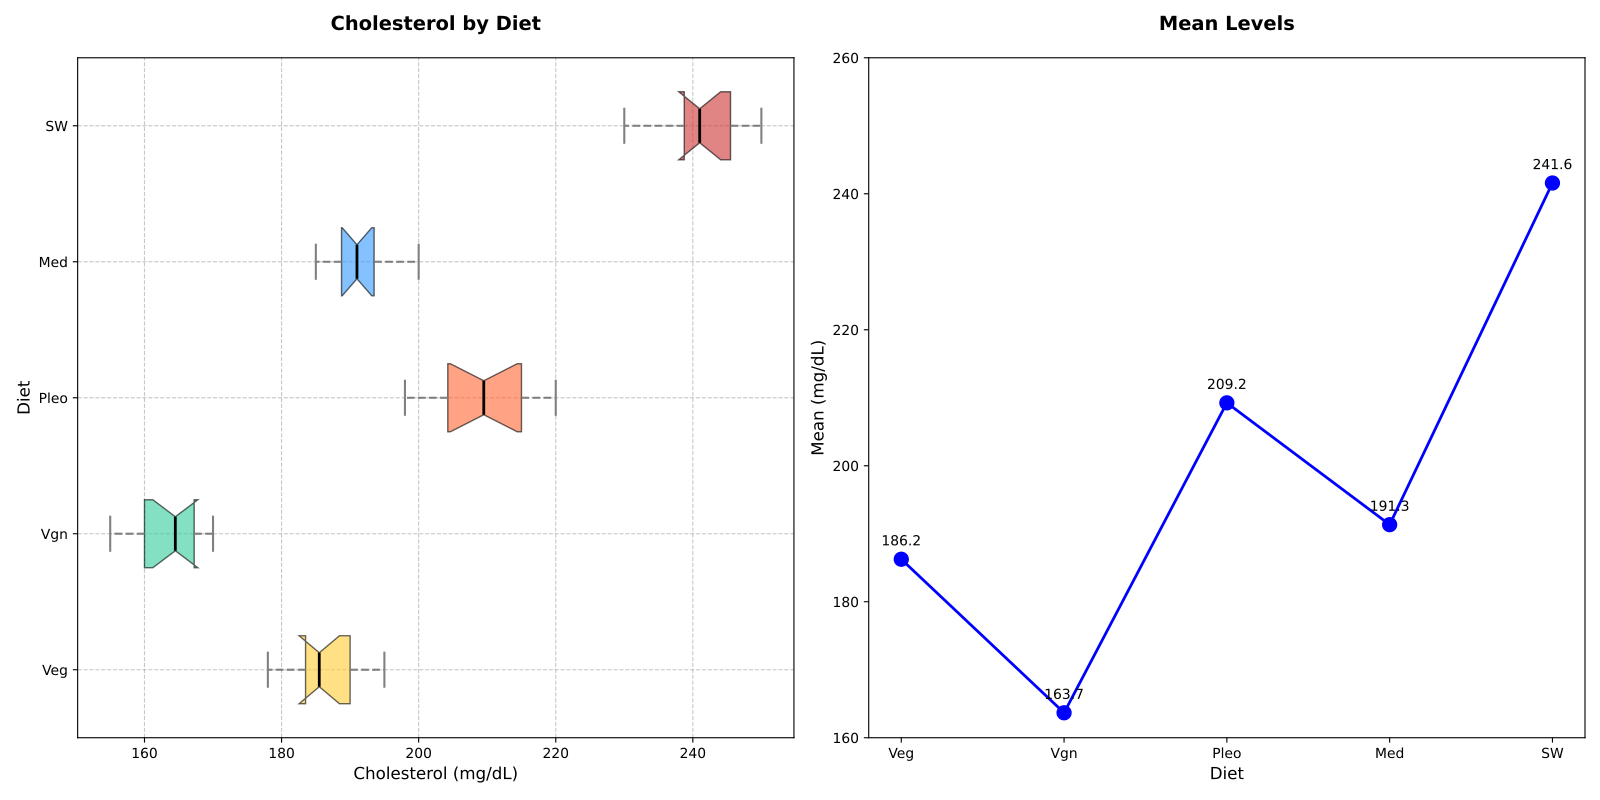

The Python source for this figure:
import matplotlib.pyplot as plt
import numpy as np

# Constructed data (cholesterol levels in mg/dL)
diets = ['Veg', 'Vgn', 'Pleo', 'Med', 'SW']
cholesterol_levels = {
    'Veg': [180, 190, 185, 195, 178, 182, 188, 185, 192, 190, 186, 184],
    'Vgn': [170, 160, 165, 155, 168, 162, 158, 164, 170, 165, 160, 167],
    'Pleo': [220, 215, 210, 205, 198, 200, 202, 207, 215, 213, 209, 217],
    'Med': [195, 190, 192, 185, 187, 189, 192, 195, 200, 188, 190, 193],
    'SW': [230, 240, 235, 245, 238, 242, 239, 247, 250, 245, 248, 240]
}

data = [np.array(cholesterol_levels[diet]) for diet in diets]

fig, axes = plt.subplots(1, 2, figsize=(16, 8))

# Plot 1: Horizontal box plot for cholesterol levels
bplot1 = axes[0].boxplot(data, vert=False, patch_artist=True, labels=diets, notch=True, whis=1.5)

colors = ['#FFCC33', '#33CC99', '#FF6633', '#3399FF', '#CC3333']
for patch, color in zip(bplot1['boxes'], colors):
    patch.set_facecolor(color)
    patch.set_alpha(0.6)

for whisker in bplot1['whiskers']:
    whisker.set(color='gray', linewidth=1.5, linestyle='--')

for cap in bplot1['caps']:
    cap.set(color='gray', linewidth=1.5)

for median in bplot1['medians']:
    median.set(color='black', linewidth=2)

for flier in bplot1['fliers']:
    flier.set(marker='o', color='#FF33CC', alpha=0.5)

axes[0].set_title('Cholesterol by Diet', fontsize=14, fontweight='bold', pad=20)
axes[0].set_xlabel('Cholesterol (mg/dL)', fontsize=12)
axes[0].set_ylabel('Diet', fontsize=12)
axes[0].grid(True, linestyle='--', which='both', alpha=0.7)

mean_cholesterol = [np.mean(levels) for levels in data]

# Plot 2: Line plot for mean cholesterol levels
axes[1].plot(diets, mean_cholesterol, marker='o', color='b', linestyle='-', linewidth=2, markersize=10)
axes[1].set_title('Mean Levels', fontsize=14, fontweight='bold', pad=20)
axes[1].set_xlabel('Diet', fontsize=12)
axes[1].set_ylabel('Mean (mg/dL)', fontsize=12)
axes[1].set_ylim(160, 260)

for i, mean_val in enumerate(mean_cholesterol):
    axes[1].annotate(f'{mean_val:.1f}', (diets[i], mean_val),
                     textcoords="offset points", xytext=(0,10), ha='center', fontsize=10)

plt.tight_layout()
plt.show()
